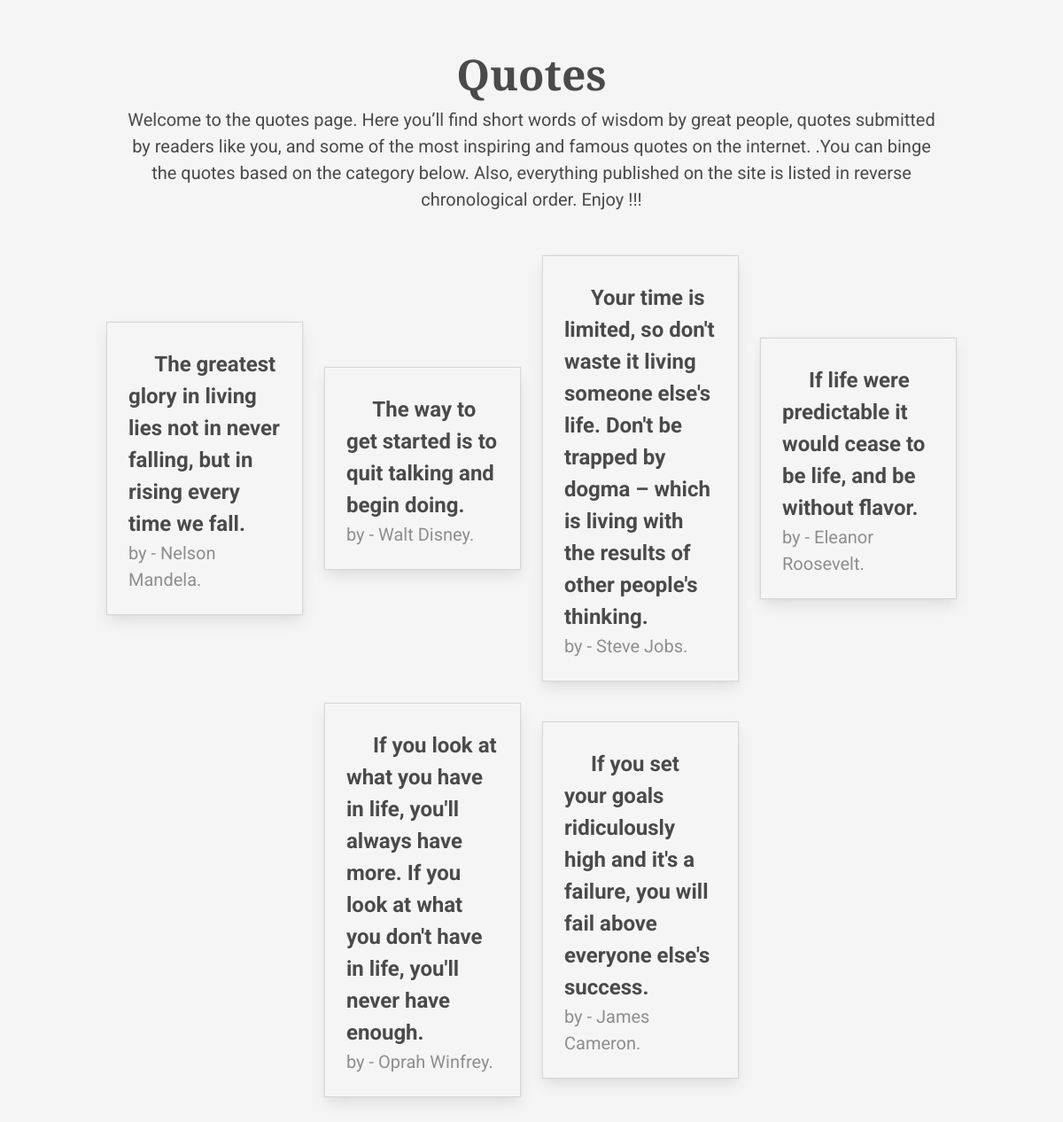
Screenshot of /quotes with the database file from the repository.
### blog/models.py (models this page shows, shortened)
class Blog_db(models.Model):
    img_link = models.CharField(max_length=250, blank=True, null=True)
    img = models.ImageField(
        upload_to='images/', default=None, blank=True, null=True)
    featured = models.BooleanField(default=False, blank=True)
    title = models.CharField(max_length=350, null=False)
    subtitle = models.CharField(max_length=250, null=False)
    content = models.TextField(null=False)
    created_on = models.DateField(auto_now_add=True)
    author = models.CharField(max_length=150, null=False)
    catagory = models.CharField(max_length=550, null=False)
    read_time = models.IntegerField(default=None, blank=True, null=True)

### blog/views.py (the view)
# urls.py: path('quotes', all_quotes),
def all_quotes(request):
    if 'authentication' in request.session:
        if request.session['authentication'] == True:
            return render(request, 'all_quotes.html', {'quotes': Blog_db.objects.filter(catagory='quotes'), 'authentication': True})
    else:
        return render(request, 'all_quotes.html', {'quotes': Blog_db.objects.filter(catagory='quotes'), 'authentication': False})

### templates/all_quotes.html (shortened to what this page needs)
{% extends 'base.html' %} {% block content %}
<div class="section">
  <div class="container section has-text-centered" style="padding-top: 0px;">
    <p class="is-size-1 has-text-weight-bold alegreya">Quotes</p>
    <p class="is-size-5 has-text-centered">
      Welcome to the quotes page. Here you’ll find short words of wisdom by
      great people, quotes submitted by readers like you, and some of the most
      inspiring and famous quotes on the internet. .You can binge the quotes
      based on the category below. Also, everything published on the site is
      listed in reverse chronological order. Enjoy !!!
    </p>
  </div>
  <div class="container">
    <div class="columns is-multiline is-vcentered is-centered">
      {% for quote in quotes %}
      <div class="column is-one-quarter">
        <div
          class="card has-background-light hover_scale"
          onclick="set_quote(this)"
          style="border: 1.5px solid rgba(128, 128, 128, 0.26);"
        >
          <div class="card-content">
            <p class="is-size-4 has-text-weight-bold" id="title">
              <sup
                ><span class="icon is-size-5"
                  ><i class="fas fa-quote-left"></i></span
              ></sup>
              {{quote.title}}
            </p>
            <p class="is-size-5" id="subtitle" style="opacity: 0.6;">
              by - {{quote.author}}.
            </p>
          </div>
        </div>
      </div>
      {% endfor %}
    </div>
  </div>
</div>
{% endblock %}

### templates/base.html (shortened to what this page needs)
<!DOCTYPE html>
<html lang="en">
  <head>
    <link
      rel="stylesheet"
      href="/static/css/bulma.min.css?v={random number/string}"
    />
    <link href="/static/icons/css/all.css" rel="stylesheet" />
  </head>
  <body style="font-family: 'Roboto', sans-serif;" class="has-background-light">
    {% block content %} {% endblock %}
  </body>
</html>

### templates/base.html (style rules this page uses)
html, body { width: auto !important; overflow-x: hidden !important; }
html { scroll-behavior: smooth; }
.alegreya { font-family: "Alegreya", serif; }
.hover_scale { transition: 0.2s; }

### rows the page displays
Blog_db: title "The greatest glory in living lies not in never falling, but in rising every time we fall.", author "Nelson Mandela"
Blog_db: title "The way to get started is to quit talking and begin doing.", author "Walt Disney"
Blog_db: title "Your time is limited, so don't waste it living someone else's life. Don't be trapped by dogma – which is living with the results of other people's thinking.", author "Steve Jobs"
Blog_db: title "If life were predictable it would cease to be life, and be without flavor.", author "Eleanor Roosevelt"
Blog_db: title "If you look at what you have in life, you'll always have more. If you look at what you don't have in life, you'll never have enough.", author "Oprah Winfrey"
Blog_db: title "If you set your goals ridiculously high and it's a failure, you will fail above everyone else's success.", author "James Cameron"
